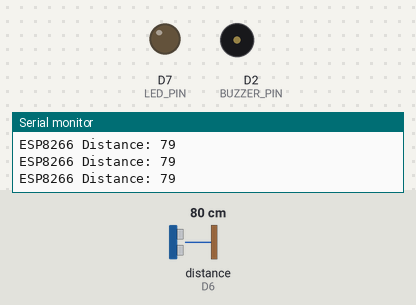
The sketch below on a simulated ESP8266 (NodeMCU). Shown: output pins drawn as LEDs (lit = HIGH), buzzer (waves = sounding, pin HIGH), the last lines printed to the serial monitor. Wiring (inferred from the names in the program): ultrasonic range finder: trigger D5; echo D6. The test bench sets the inputs (shaded band); at power-on: distance to the obstacle (sensor on D6) 80 cm. The echo pulse lasts 58.3 µs per cm; pins used as bus, display or sensor lines are not drawn.

Above: at 1.2 s.
1.3 s: distance to the obstacle (sensor on D6) set to 7 cm
2.8 s: distance to the obstacle (sensor on D6) set to 4 cm
At 4.1 s:
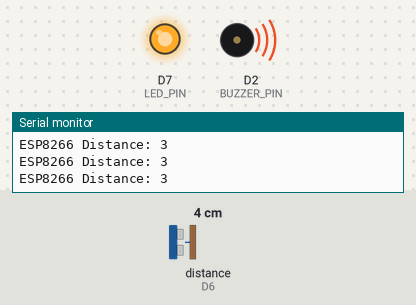
4.4 s: distance to the obstacle (sensor on D6) set to 9 cm
At 5.5 s:
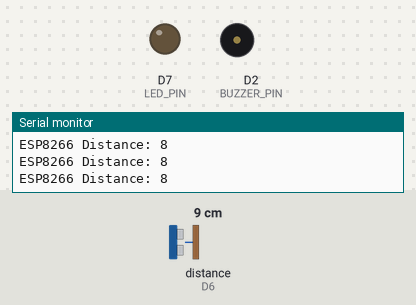
5.9 s: distance to the obstacle (sensor on D6) set to 2 cm
At 7.1 s:
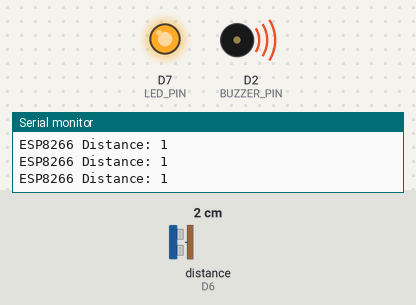
Timing chart, 0 to 11.6 s (numbered marks = the images above; inputs shaded):
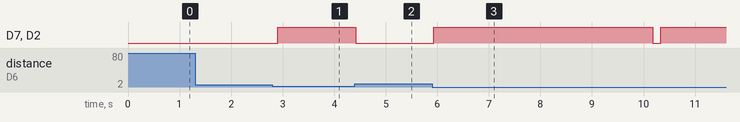

The sketch:

esp8266_v2v.ino
```cpp
#include <ESP8266WiFi.h>
#include <espnow.h>

#define TRIG_PIN D5
#define ECHO_PIN D6
#define LED_PIN D7
#define BUZZER_PIN D2

#define SAFE_DISTANCE 4

uint8_t peerAddress[] = {0x10, 0x06, 0x1C, 0x68, 0x43, 0x48};

typedef struct message {
  bool collisionAlert;
} message;

message outgoingData;
bool collisionState = false;

long getDistance() {

  digitalWrite(TRIG_PIN, LOW);
  delayMicroseconds(2);

  digitalWrite(TRIG_PIN, HIGH);
  delayMicroseconds(10);
  digitalWrite(TRIG_PIN, LOW);

  long duration = pulseIn(ECHO_PIN, HIGH, 30000);
  if(duration == 0) return -1;

  return duration * 0.034 / 2;
}

void onReceive(uint8_t *mac, uint8_t *incomingData, uint8_t len) {

  message incoming;
  memcpy(&incoming, incomingData, sizeof(incoming));

  if(incoming.collisionAlert){
    digitalWrite(LED_PIN, HIGH);
    digitalWrite(BUZZER_PIN, HIGH);
    delay(1500);
    digitalWrite(LED_PIN, LOW);
    digitalWrite(BUZZER_PIN, LOW);
  }
}

void setup() {

  Serial.begin(9600);

  pinMode(TRIG_PIN, OUTPUT);
  pinMode(ECHO_PIN, INPUT);
  pinMode(LED_PIN, OUTPUT);
  pinMode(BUZZER_PIN, OUTPUT);

  digitalWrite(LED_PIN, LOW);
  digitalWrite(BUZZER_PIN, LOW);

  WiFi.mode(WIFI_STA);

  if (esp_now_init() != 0) {
    Serial.println("ESP-NOW init failed");
    return;
  }

  esp_now_set_self_role(ESP_NOW_ROLE_COMBO);
  esp_now_register_recv_cb(onReceive);
  esp_now_add_peer(peerAddress, ESP_NOW_ROLE_COMBO, 1, NULL, 0);

  Serial.println("ESP8266 Ready");
}

void loop() {

  long distance = getDistance();

  Serial.print("ESP8266 Distance: ");
  Serial.println(distance);

  if(distance > 0 && distance <= SAFE_DISTANCE){

    digitalWrite(LED_PIN, HIGH);
    digitalWrite(BUZZER_PIN, HIGH);

    if(!collisionState){
      outgoingData.collisionAlert = true;
      esp_now_send(peerAddress, (uint8_t *)&outgoingData, sizeof(outgoingData));
      collisionState = true;
    }
  }
  else{
    digitalWrite(LED_PIN, LOW);
    digitalWrite(BUZZER_PIN, LOW);
    collisionState = false;
  }

  delay(150);
}
```

Measured:
- the behaviour switches between 6 and 5 cm on distance to the obstacle (sensor on D6) (found by bisection; images 0 and 1)
- after the input at 2.8 s, D7 (LED_PIN), D2 (BUZZER_PIN): LOW → HIGH after 0.11 s
- after the input at 4.4 s, D7 (LED_PIN), D2 (BUZZER_PIN): HIGH → LOW at once
- after the input at 5.9 s, D7 (LED_PIN), D2 (BUZZER_PIN): LOW → HIGH at once, → LOW 4.3 s later, → HIGH 0.15 s later
